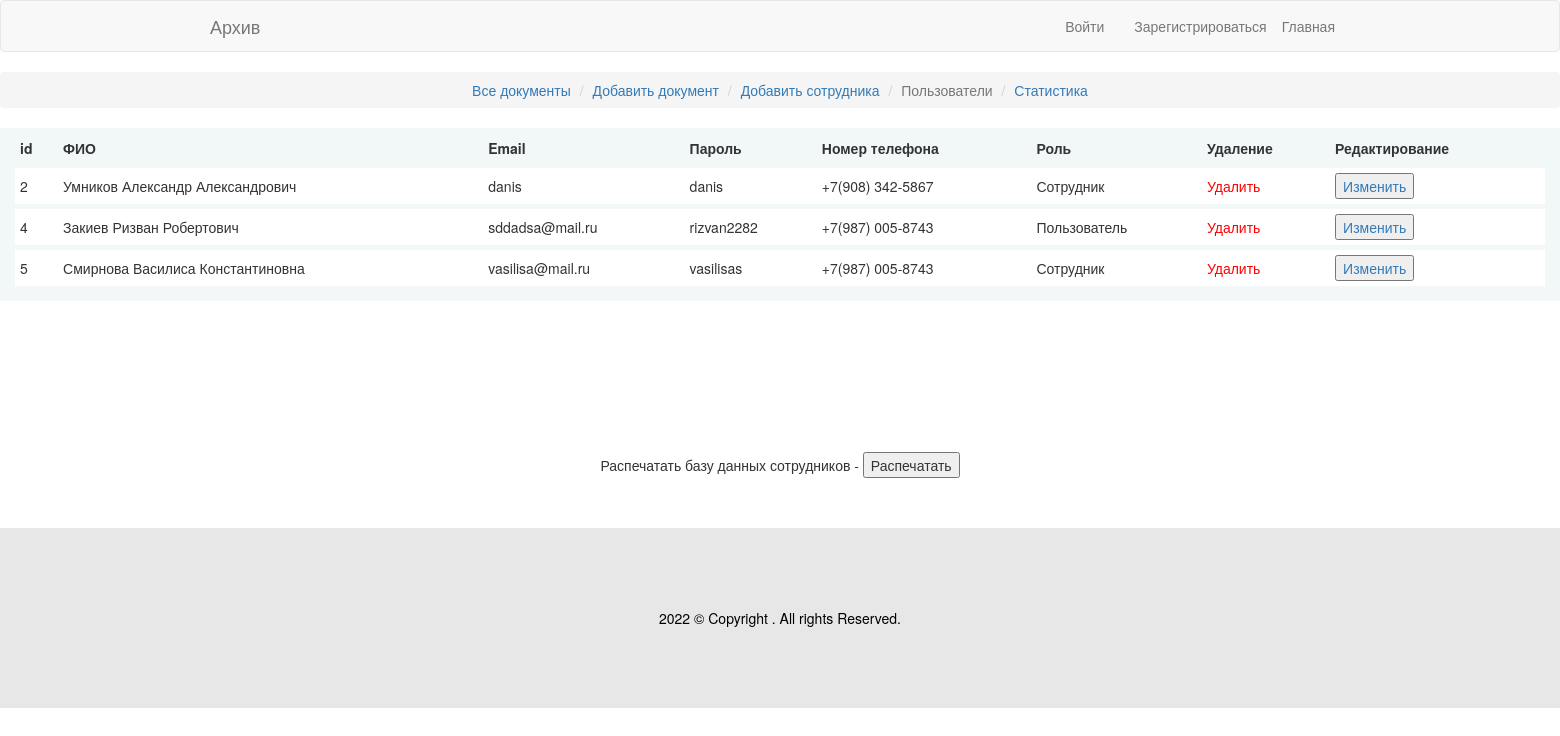
Page /sotrudniki.php on the committed database.
### tables this page shows
CREATE TABLE `user` (
  `id` int NOT NULL,
  `Name` varchar(56) NOT NULL,
  `Email` varchar(56) NOT NULL,
  `Password` varchar(56) NOT NULL,
  `Phone` varchar(56) NOT NULL,
  `Role` varchar(56) NOT NULL
);

### sotrudniki.php (the view, shortened to what this page needs)
<?php require_once('header.php');
?>
<ol style='text-align:center' class="breadcrumb">
<li> <a href="list.php">Все документы</a></li>
            <li><a href='adddocument.php'>Добавить документ</a></li>
            <li><a href="addsotrudnik.php">Добавить сотрудника</a></li>
          <li class='active'>Пользователи</a></li>
          <li><a href="stat1.php">Статистика</a></li>
    </ol>
  <table border='2'>
    <tr>
      <th>id</th>
      <th>ФИО</th>
      <th>Email</th>
      <th>Пароль</th>
      <th>Номер телефона</th>
      <th>Роль</th>
      <th>Удаление</th>
      <th>Редактирование</th>
    </tr>
    <?php
      $sql = mysqli_query($link, 'SELECT `id`, `Name`,`Email`,`Password`,`Phone`,`Role`   FROM `user` where `Role`!= "Администратор"');
      while ($result = mysqli_fetch_array($sql)) {
        echo '<tr>' .
             "<td>{$result['id']}</td>" .
             "<td>{$result['Name']}</td>" .
             "<td>{$result['Email']} </td>" .
             "<td>{$result['Password']}</td>" .
             "<td>{$result['Phone']}</td>" .
             "<td>{$result['Role']} </td>" .
             "<td><a  onclick='return proverka();' style='color:red' href='?del_id={$result['id']}'>Удалить</a></td>" .
             "<td ><button onclick='openForm()'  ><a   href='?red_id={$result['id']}'  >Изменить</a></td>" .
             '</tr>';
      }
    ?>
  </table>
<br>
<center>
</center>
<center>
<p>
            Распечатать базу данных сотрудников - <button onclick="exp()" class="button">Распечатать</button>
          </p>
</center>
    <?php require_once('footer.php');
?>

### css/style.css (style rules this page uses)
table { width: 100%; margin-bottom: 20px; border: 15px solid #F2F8F8; border-top: 5px solid #F2F8F8; border-collapse: collapse; }
th { font-weight: bold; padding: 5px; background: #F2F8F8; border: none; border-bottom: 5px solid #F2F8F8; }
td { padding: 5px; border: none; border-bottom: 5px solid #F2F8F8; }

### rows in the picture
user: id "2", Name "Умников Александр Александрович", Email "danis", Password "danis", Phone "+7(908) 342-5867", Role "Сотрудник"
user: id "4", Name "Закиев Ризван Робертович", Email "sddadsa@mail.ru", Password "rizvan2282", Phone "+7(987) 005-8743", Role "Пользователь"
user: id "5", Name "Смирнова Василиса Константиновна", Email "vasilisa@mail.ru", Password "vasilisas", Phone "+7(987) 005-8743", Role "Сотрудник"
